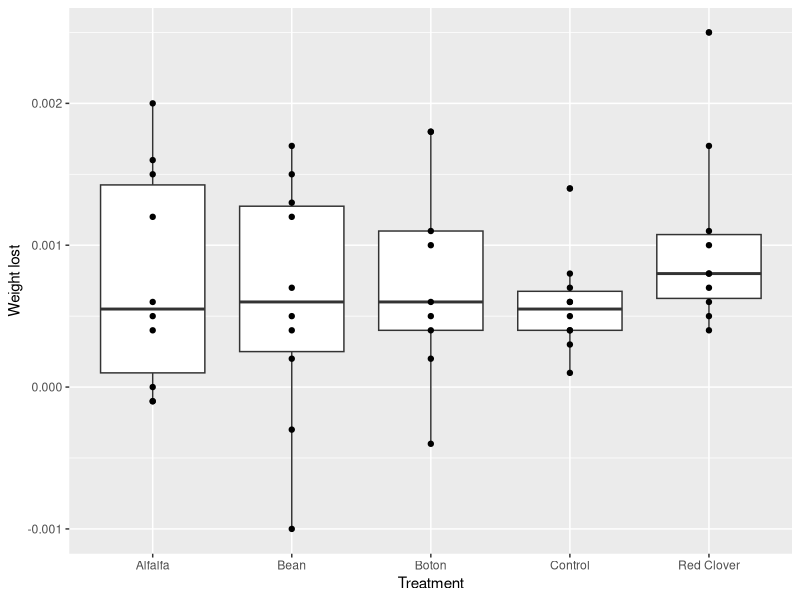
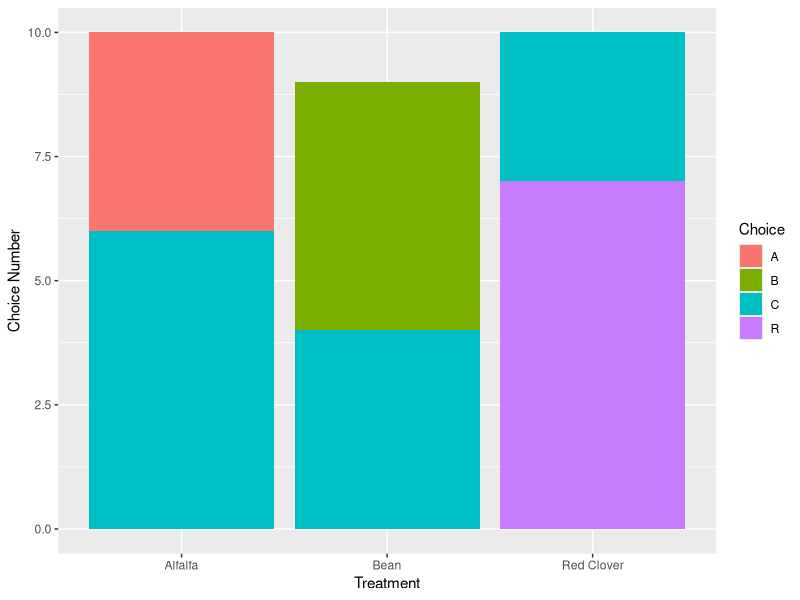
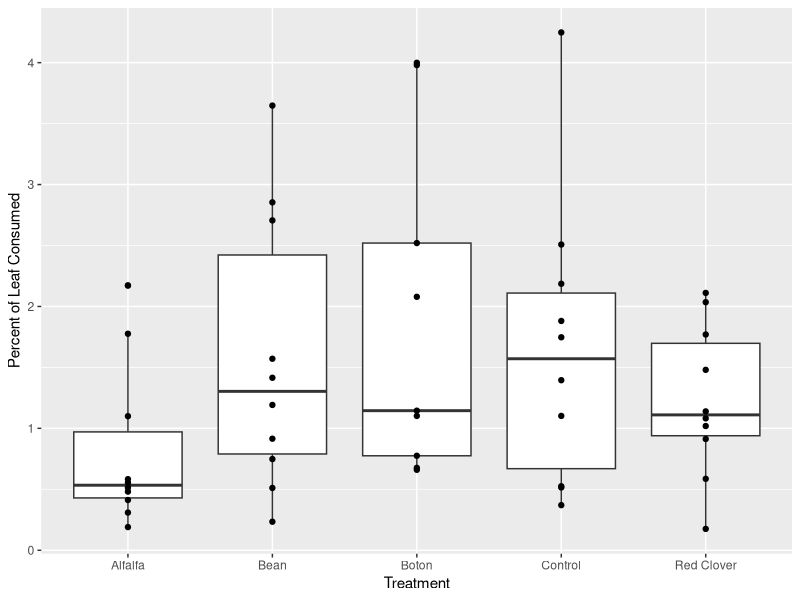

R code for these plots, in order:
## ---- chunk 1
knitr::opts_chunk$set(echo = TRUE)
## ---- chunk 2
library(tidyverse)

## ---- chunk 3

#data wrangling
weight <- read_csv("Larval Weight.csv")

weight_loss <- weight %>% 
  select(-notes) %>% 
  filter(!is.na(final_weight)) %>% 
  transform(final_weight = as.numeric(final_weight)) %>% 
  mutate(weight_lost = after_24_starve - final_weight) 
  
#anova model

aov_1 <- aov(weight_lost ~ treatment, data = weight_loss)
summary(aov_1)

#Visualization

ggplot(weight_loss, aes(x = treatment, y = weight_lost)) +
  geom_boxplot() +
  geom_point()+
  labs (x = "Treatment", y = "Weight lost")
  

## ---- chunk 4
#data wrangling
choice <- read_csv("Choice assay.csv")

choice_clean <- choice %>% 
  group_by(Treatment) %>%
  subset(Choice!="lost") %>% 
  count(Choice) 



#visualization
ggplot(arrange(choice_clean, n), aes(x = Treatment, y = n, fill = Choice)) +
  geom_bar(position="stack", stat="identity")+
  labs (x = "Treatment", y = "Choice Number")

## ---- chunk 5

#data wrangling
weight <- read_csv("pre trial.csv")

weight_clean <- weight %>% 
  select(-Date, -Latitude, -Longitude, -Notes, -`Scale Length (cm)`, -Time) 

#model
aov_2 <- aov(Percent_Consumed ~ Treatment, data = weight_clean)
summary(aov_2)

#aov_3 <- aov(Percent_Consumed ~ Treatment$Alfala, data = weight_clean)

#visualization
ggplot(weight_clean, aes(x = Treatment, y = Percent_Consumed)) +
  geom_boxplot() +
  geom_point()+
  labs (x = "Treatment", y = "Percent of Leaf Consumed")

